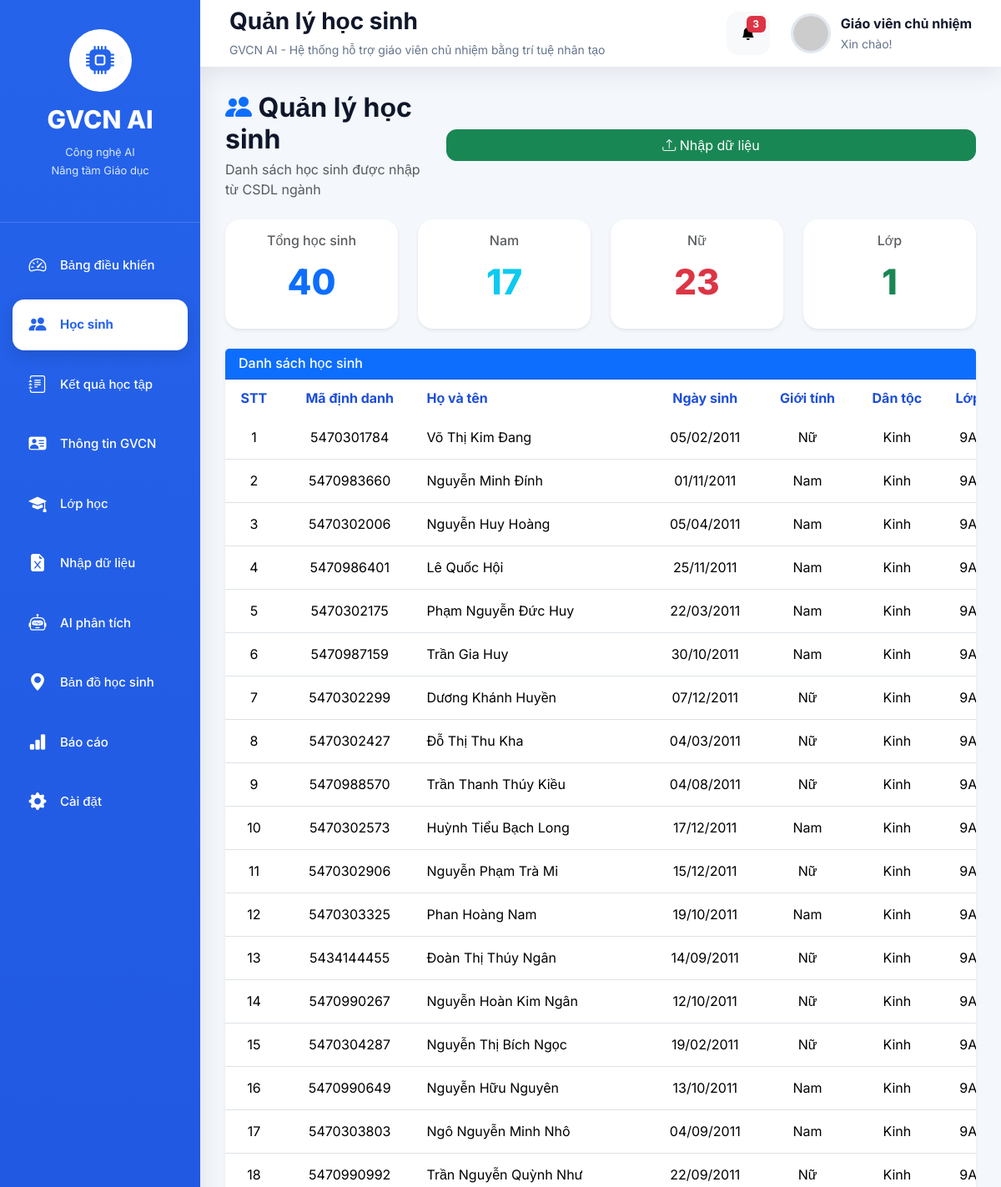
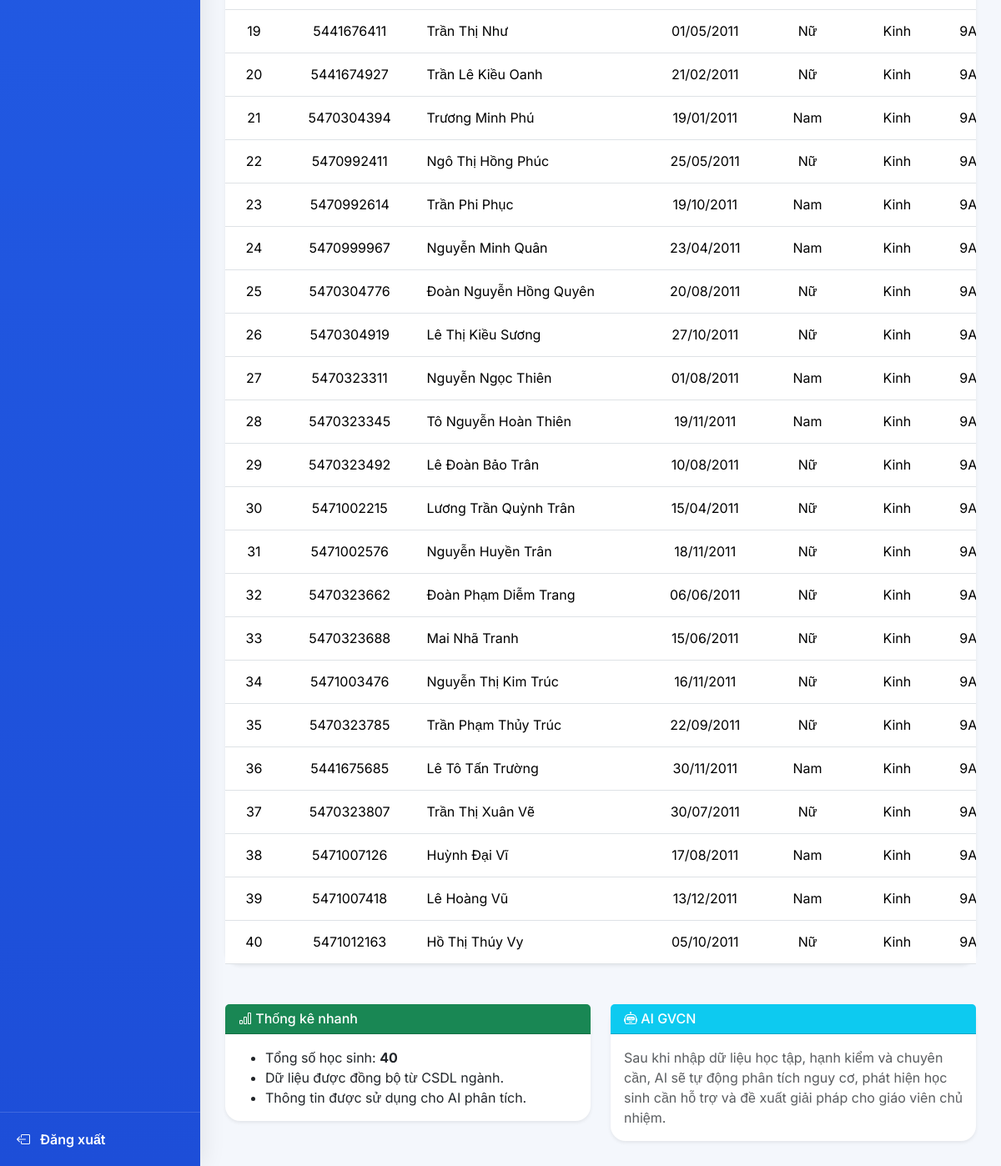
/students, run on the app's committed database (2 pictures, top to bottom).
### tables this page shows
CREATE TABLE students(

        id INTEGER PRIMARY KEY AUTOINCREMENT,

        ma_dinh_danh TEXT UNIQUE,

        ho_ten TEXT,

        ngay_sinh TEXT,

        gioi_tinh TEXT,

        dan_toc TEXT,

        noi_sinh TEXT,

        dia_chi TEXT,

        lop TEXT,

        trang_thai TEXT,

        ngay_cap_nhat TEXT

    );

### app.py (the view)
@app.route("/students")
def students():
    conn = get_connection()
    students = conn.execute("""
        SELECT *
        FROM students
    """).fetchall()
    conn.close()
    students = sort_students(students)
    return render_template(
        "students.html",
        students=students,
        page_title="Quản lý học sinh",
        active_page="students"
    )

### modules/database.py (called while the page is built)
def get_connection():
    conn = sqlite3.connect(DATABASE)
    conn.row_factory = sqlite3.Row
    return conn

### modules/sort_helper.py (called while the page is built)
def normalize_text(text):
    if text is None:
        return ""
    text = str(text).strip().lower()
    text = unicodedata.normalize("NFD", text)
    text = "".join(
        c for c in text
        if unicodedata.category(c) != "Mn"
    )
    text = text.replace("đ", "d")
    text = text.replace("Đ", "D")
    return text

def split_name(full_name):
    if full_name is None:
        return "", ""
    full_name = str(full_name).strip()
    if full_name == "":
        return "", ""
    words = full_name.split()
    ten = words[-1]
    ho_dem = " ".join(words[:-1])
    return (
        normalize_text(ten),
        normalize_text(ho_dem)
    )

def sort_students(data):
    return sorted(
        data,
        key=lambda s: (
            normalize_text(s["lop"] or ""),
            split_name(s["ho_ten"] or "")[0],
            split_name(s["ho_ten"] or "")[1]
        )
    )

### templates/students.html (shortened to what this page needs)
{% extends "layout.html" %}
{% block content %}
<div class="d-flex flex-column flex-lg-row justify-content-between align-items-start align-items-lg-center gap-3 mb-4">
    <div>
        <h2 class="fw-bold mb-1">
            <i class="bi bi-people-fill text-primary"></i>
            Quản lý học sinh
        </h2>
        <p class="text-muted mb-0">
            Danh sách học sinh được nhập từ CSDL ngành
        </p>
    </div>
    <div class="w-100 w-lg-auto">
    <a
        href="/upload"
        class="btn btn-success w-100">
            <i class="bi bi-upload"></i>
            Nhập dữ liệu
        </a>
    </div>
</div>
<div class="row g-4 mb-4">
    <div class="col-12 col-sm-6 col-xl-3">
        <div class="card shadow-sm">
            <div class="card-body text-center">
                <h6 class="text-muted">
                    Tổng học sinh
                </h6>
                <h2 class="text-primary">
                    {{ students|length }}
                </h2>
            </div>
        </div>
    </div>
    <div class="col-12 col-sm-6 col-xl-3">
        <div class="card shadow-sm">
            <div class="card-body text-center">
                <h6 class="text-muted">
                    Nam
                </h6>
                <h2 class="text-info">
                    {{ students|selectattr("gioi_tinh","equalto","Nam")|list|length }}
                </h2>
            </div>
        </div>
    </div>
    <div class="col-12 col-sm-6 col-xl-3">
        <div class="card shadow-sm">
            <div class="card-body text-center">
                <h6 class="text-muted">
                    Nữ
                </h6>
                <h2 class="text-danger">
                    {{ students|selectattr("gioi_tinh","equalto","Nữ")|list|length }}
                </h2>
            </div>
        </div>
    </div>
    <div class="col-12 col-sm-6 col-xl-3">
        <div class="card shadow-sm">
            <div class="card-body text-center">
                <h6 class="text-muted">
                    Lớp
                </h6>
                <h2 class="text-success">
                    {{ students|map(attribute='lop')|unique|list|length }}
                </h2>
            </div>
        </div>
    </div>
</div>
<div class="card shadow-sm">
    <div class="card-header bg-primary text-white">
        <h5 class="mb-0">
            Danh sách học sinh
        </h5>
    </div>
    <div class="table-responsive">
        <table class="table table-hover align-middle mb-0">
            <thead>
                <tr>
                    <th>STT</th>
                    <th>Mã định danh</th>
                    <th>Họ và tên</th>
                    <th>Ngày sinh</th>
                    <th>Giới tính</th>
                    <th>Dân tộc</th>
                    <th>Lớp</th>
                </tr>
            </thead>
            <tbody>
                {% if students %}
                    {% for student in students %}
                    <tr>
                        <td>
                            {{ loop.index }}
                        </td>
                        <td>
                            {{ student.ma_dinh_danh }}
                        </td>
                        <td>
                            {{ student.ho_ten }}
                        </td>
                        <td>
                            {{ student.ngay_sinh }}
                        </td>
                        <td>
                            {{ student.gioi_tinh }}
                        </td>
                        <td>
                            {{ student.dan_toc }}
                        </td>
                        <td>
                            {{ student.lop }}
                        </td>
                    </tr>
                    {% endfor %}
                {% endif %}
            </tbody>
        </table>
    </div>
</div>
<div class="row g-4 mt-4">
    <div class="col-lg-6">
        <div class="card shadow-sm">
            <div class="card-header bg-success text-white">
                <h5 class="mb-0">
                    <i class="bi bi-bar-chart"></i>
                    Thống kê nhanh
                </h5>
            </div>
            <div class="card-body">
                <ul class="mb-0">
                    <li>
                        Tổng số học sinh:
                        <strong>{{ students|length }}</strong>
                    </li>
                    <li>
                        Dữ liệu được đồng bộ từ CSDL ngành.
                    </li>
                    <li>
                        Thông tin được sử dụng cho AI phân tích.
                    </li>
                </ul>
            </div>
        </div>
    </div>
    <div class="col-lg-6">
        <div class="card shadow-sm">
            <div class="card-header bg-info text-white">
                <h5 class="mb-0">
                    <i class="bi bi-robot"></i>
                    AI GVCN
                </h5>
            </div>
            <div class="card-body">
                <p class="mb-0 text-muted">
                    Sau khi nhập dữ liệu học tập, hạnh kiểm và chuyên cần,
                    AI sẽ tự động phân tích nguy cơ, phát hiện học sinh cần hỗ trợ
                    và đề xuất giải pháp cho giáo viên chủ nhiệm.
                </p>
            </div>
        </div>
    </div>
</div>
{% endblock %}

### static/css/style.css (style rules this page uses)
* { margin:0; padding:0; box-sizing:border-box; }
:root { --primary:#2563eb; --primary-dark:#1d4ed8; --success:#16a34a; --warning:#f59e0b; --danger:#dc2626; --purple:#7c3aed; --bg:#f4f7fc; --white:#ffffff; --text:#0f172a; --text-light:#64748b; --radius:18px; --shadow: 0 8px 25px rgba(15,23,42,.08); }
html { scroll-behavior:smooth; }
body { font-family:'Inter',sans-serif; background:var(--bg); color:var(--text); overflow-x:auto; }
.card { border:none; border-radius:var(--radius); box-shadow:var(--shadow); transition:.25s; }
.card h2 { font-size:42px; font-weight:800; margin:15px 0; }
.card h5 { color:var(--text-light); font-size:16px; }
.table { margin-bottom:0; vertical-align:middle; }
.table thead { background:#eff6ff; }
.table th { color:var(--primary-dark); font-weight:700; border:none; padding:10px 12px; }
.table td { padding:10px 12px; }
.table tbody tr { transition:.2s; }
.btn-success { border-radius:12px; }
.card-header[class*="bg-"] { color:#fff !important; }
.card-header[class*="bg-"] h1, .card-header[class*="bg-"] h2, .card-header[class*="bg-"] h3, .card-header[class*="bg-"] h4, .card-header[class*="bg-"] h5, .card-header[class*="bg-"] h6, .card-header[class*="bg-"] p, .card-header[class*="bg-"] span, .card-header[class*="bg-"] strong, .card-header[class*="bg-"] small, .card-header[class*="bg-"] i { color:#fff !important; }
.table th, .table td { white-space:nowrap; text-align:center; vertical-align:middle; }
.table td:nth-child(3), .table th:nth-child(3) { text-align:left; min-width:220px; }
.table td:nth-child(2), .table th:nth-child(2) { min-width:130px; }
.table-responsive { overflow-x: auto; overflow-y: hidden; white-space: nowrap; width: 100%; }
.table { width:100%; min-width:1200px; }

### data on the page
students: ma_dinh_danh "5470301784", ho_ten "Võ Thị Kim Đang", ngay_sinh "05/02/2011", gioi_tinh "Nữ", dan_toc "Kinh", lop "9A"
students: ma_dinh_danh "5470983660", ho_ten "Nguyễn Minh Đính", ngay_sinh "01/11/2011", gioi_tinh "Nam", dan_toc "Kinh", lop "9A"
students: ma_dinh_danh "5470302006", ho_ten "Nguyễn Huy Hoàng", ngay_sinh "05/04/2011", gioi_tinh "Nam", dan_toc "Kinh", lop "9A"
students: ma_dinh_danh "5470986401", ho_ten "Lê Quốc Hội", ngay_sinh "25/11/2011", gioi_tinh "Nam", dan_toc "Kinh", lop "9A"
students: ma_dinh_danh "5470302175", ho_ten "Phạm Nguyễn Đức Huy", ngay_sinh "22/03/2011", gioi_tinh "Nam", dan_toc "Kinh", lop "9A"
students: ma_dinh_danh "5470987159", ho_ten "Trần Gia Huy", ngay_sinh "30/10/2011", gioi_tinh "Nam", dan_toc "Kinh", lop "9A"
students: ma_dinh_danh "5470302299", ho_ten "Dương Khánh Huyền", ngay_sinh "07/12/2011", gioi_tinh "Nữ", dan_toc "Kinh", lop "9A"
students: ma_dinh_danh "5470302427", ho_ten "Đỗ Thị Thu Kha", ngay_sinh "04/03/2011", gioi_tinh "Nữ", dan_toc "Kinh", lop "9A"
students: ma_dinh_danh "5470988570", ho_ten "Trần Thanh Thúy Kiều", ngay_sinh "04/08/2011", gioi_tinh "Nữ", dan_toc "Kinh", lop "9A"
students: ma_dinh_danh "5470302573", ho_ten "Huỳnh Tiểu Bạch Long", ngay_sinh "17/12/2011", gioi_tinh "Nam", dan_toc "Kinh", lop "9A"
students: ma_dinh_danh "5470302906", ho_ten "Nguyễn Phạm Trà Mi", ngay_sinh "15/12/2011", gioi_tinh "Nữ", dan_toc "Kinh", lop "9A"
students: ma_dinh_danh "5470303325", ho_ten "Phan Hoàng Nam", ngay_sinh "19/10/2011", gioi_tinh "Nam", dan_toc "Kinh", lop "9A"
students: ma_dinh_danh "5434144455", ho_ten "Đoàn Thị Thúy Ngân", ngay_sinh "14/09/2011", gioi_tinh "Nữ", dan_toc "Kinh", lop "9A"
students: ma_dinh_danh "5470990267", ho_ten "Nguyễn Hoàn Kim Ngân", ngay_sinh "12/10/2011", gioi_tinh "Nữ", dan_toc "Kinh", lop "9A"
students: ma_dinh_danh "5470304287", ho_ten "Nguyễn Thị Bích Ngọc", ngay_sinh "19/02/2011", gioi_tinh "Nữ", dan_toc "Kinh", lop "9A"
students: ma_dinh_danh "5470990649", ho_ten "Nguyễn Hữu Nguyên", ngay_sinh "13/10/2011", gioi_tinh "Nam", dan_toc "Kinh", lop "9A"
students: ma_dinh_danh "5470303803", ho_ten "Ngô Nguyễn Minh Nhô", ngay_sinh "04/09/2011", gioi_tinh "Nam", dan_toc "Kinh", lop "9A"
students: ma_dinh_danh "5470990992", ho_ten "Trần Nguyễn Quỳnh Như", ngay_sinh "22/09/2011", gioi_tinh "Nữ", dan_toc "Kinh", lop "9A"
students: ma_dinh_danh "5441676411", ho_ten "Trần Thị Như", ngay_sinh "01/05/2011", gioi_tinh "Nữ", dan_toc "Kinh", lop "9A"
students: ma_dinh_danh "5441674927", ho_ten "Trần Lê Kiều Oanh", ngay_sinh "21/02/2011", gioi_tinh "Nữ", dan_toc "Kinh", lop "9A"
students: ma_dinh_danh "5470304394", ho_ten "Trương Minh Phú", ngay_sinh "19/01/2011", gioi_tinh "Nam", dan_toc "Kinh", lop "9A"
students: ma_dinh_danh "5470992411", ho_ten "Ngô Thị Hồng Phúc", ngay_sinh "25/05/2011", gioi_tinh "Nữ", dan_toc "Kinh", lop "9A"
students: ma_dinh_danh "5470992614", ho_ten "Trần Phi Phục", ngay_sinh "19/10/2011", gioi_tinh "Nam", dan_toc "Kinh", lop "9A"
students: ma_dinh_danh "5470999967", ho_ten "Nguyễn Minh Quân", ngay_sinh "23/04/2011", gioi_tinh "Nam", dan_toc "Kinh", lop "9A"
students: ma_dinh_danh "5470304776", ho_ten "Đoàn Nguyễn Hồng Quyên", ngay_sinh "20/08/2011", gioi_tinh "Nữ", dan_toc "Kinh", lop "9A"
students: ma_dinh_danh "5470304919", ho_ten "Lê Thị Kiều Sương", ngay_sinh "27/10/2011", gioi_tinh "Nữ", dan_toc "Kinh", lop "9A"
students: ma_dinh_danh "5470323311", ho_ten "Nguyễn Ngọc Thiên", ngay_sinh "01/08/2011", gioi_tinh "Nam", dan_toc "Kinh", lop "9A"
students: ma_dinh_danh "5470323345", ho_ten "Tô Nguyễn Hoàn Thiên", ngay_sinh "19/11/2011", gioi_tinh "Nam", dan_toc "Kinh", lop "9A"
students: ma_dinh_danh "5470323492", ho_ten "Lê Đoàn Bảo Trân", ngay_sinh "10/08/2011", gioi_tinh "Nữ", dan_toc "Kinh", lop "9A"
students: ma_dinh_danh "5471002215", ho_ten "Lương Trần Quỳnh Trân", ngay_sinh "15/04/2011", gioi_tinh "Nữ", dan_toc "Kinh", lop "9A"
students: ma_dinh_danh "5471002576", ho_ten "Nguyễn Huyền Trân", ngay_sinh "18/11/2011", gioi_tinh "Nữ", dan_toc "Kinh", lop "9A"
students: ma_dinh_danh "5470323662", ho_ten "Đoàn Phạm Diễm Trang", ngay_sinh "06/06/2011", gioi_tinh "Nữ", dan_toc "Kinh", lop "9A"
students: ma_dinh_danh "5470323688", ho_ten "Mai Nhã Tranh", ngay_sinh "15/06/2011", gioi_tinh "Nữ", dan_toc "Kinh", lop "9A"
students: ma_dinh_danh "5471003476", ho_ten "Nguyễn Thị Kim Trúc", ngay_sinh "16/11/2011", gioi_tinh "Nữ", dan_toc "Kinh", lop "9A"
students: ma_dinh_danh "5470323785", ho_ten "Trần Phạm Thủy Trúc", ngay_sinh "22/09/2011", gioi_tinh "Nữ", dan_toc "Kinh", lop "9A"
students: ma_dinh_danh "5441675685", ho_ten "Lê Tô Tấn Trường", ngay_sinh "30/11/2011", gioi_tinh "Nam", dan_toc "Kinh", lop "9A"
students: ma_dinh_danh "5470323807", ho_ten "Trần Thị Xuân Vẽ", ngay_sinh "30/07/2011", gioi_tinh "Nữ", dan_toc "Kinh", lop "9A"
students: ma_dinh_danh "5471007126", ho_ten "Huỳnh Đại Vĩ", ngay_sinh "17/08/2011", gioi_tinh "Nam", dan_toc "Kinh", lop "9A"
students: ma_dinh_danh "5471007418", ho_ten "Lê Hoàng Vũ", ngay_sinh "13/12/2011", gioi_tinh "Nam", dan_toc "Kinh", lop "9A"
students: ma_dinh_danh "5471012163", ho_ten "Hồ Thị Thúy Vy", ngay_sinh "05/10/2011", gioi_tinh "Nữ", dan_toc "Kinh", lop "9A"

### other printed values
{{ page_title }} "Quản lý học sinh"
{{ students|length }} "40"
{{ students|selectattr("gioi_tinh","equalto","Nam")|list|length }} "17"
{{ students|selectattr("gioi_tinh","equalto","Nữ")|list|length }} "23"
{{ students|map(attribute='lop')|unique|list|length }} "1"
